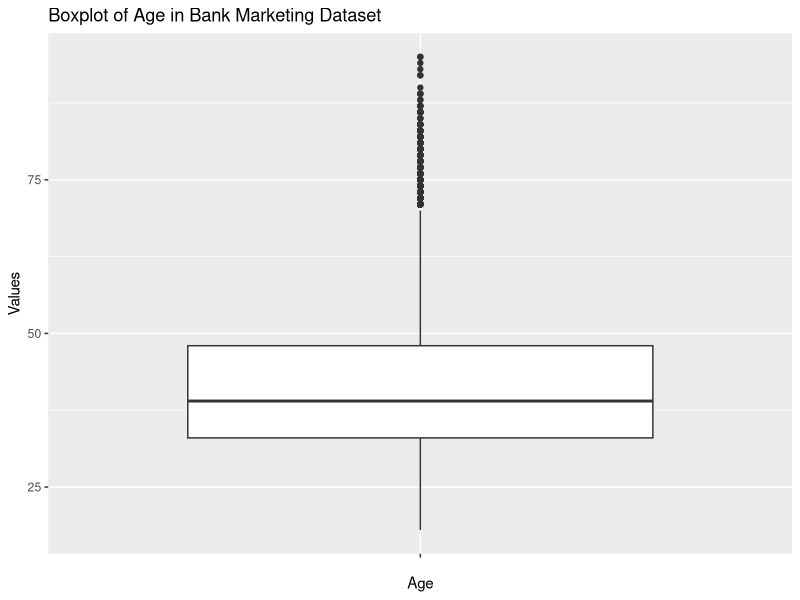
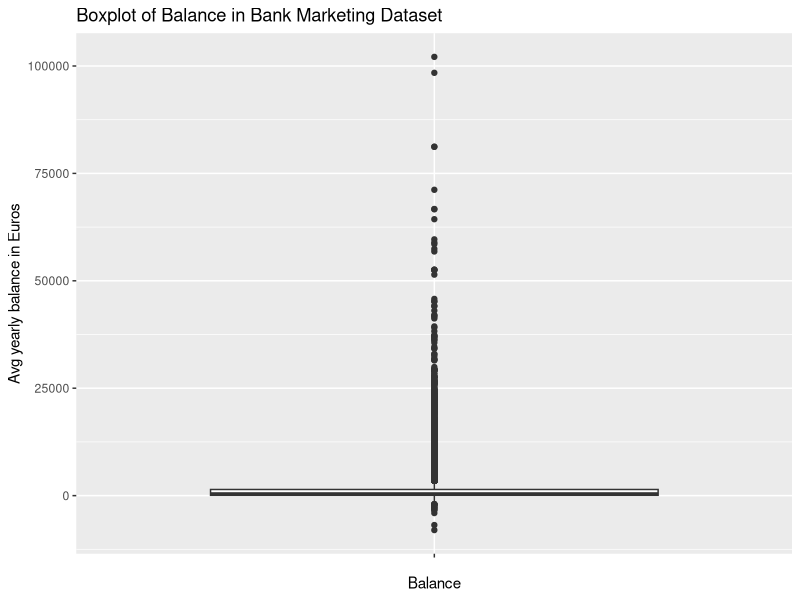
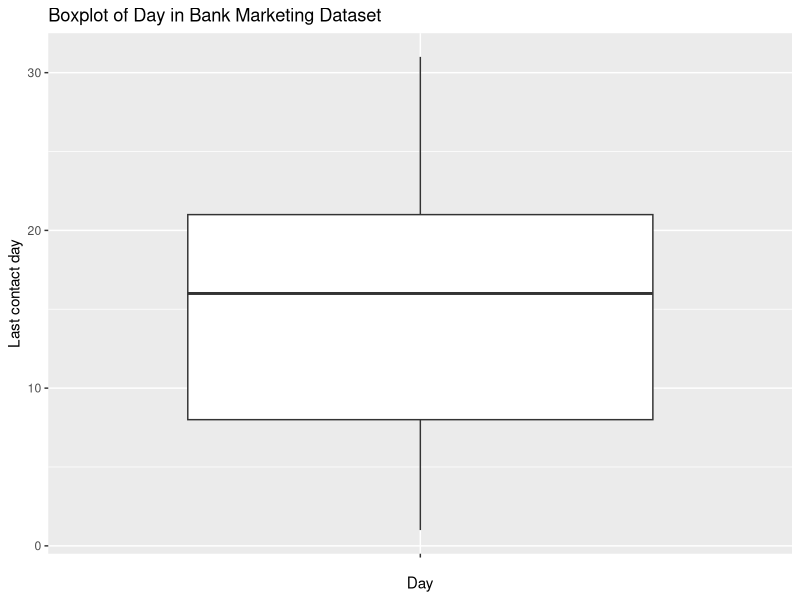
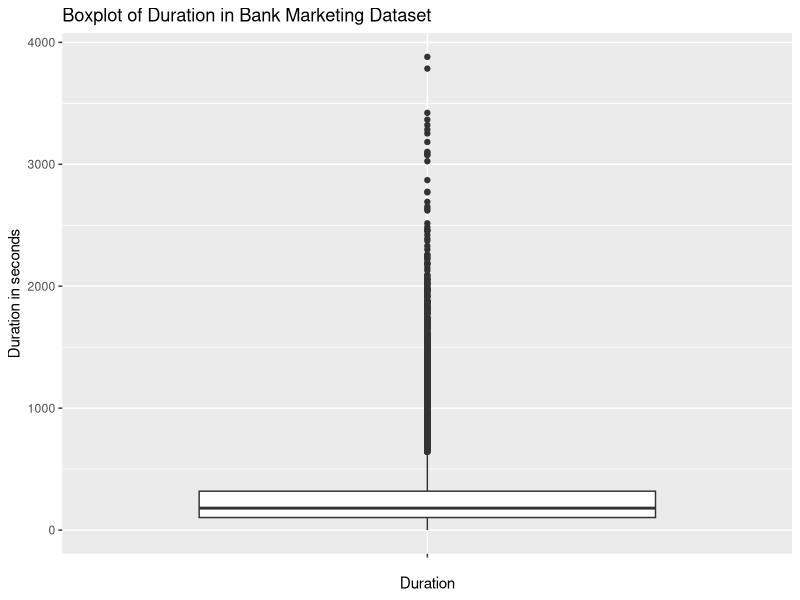
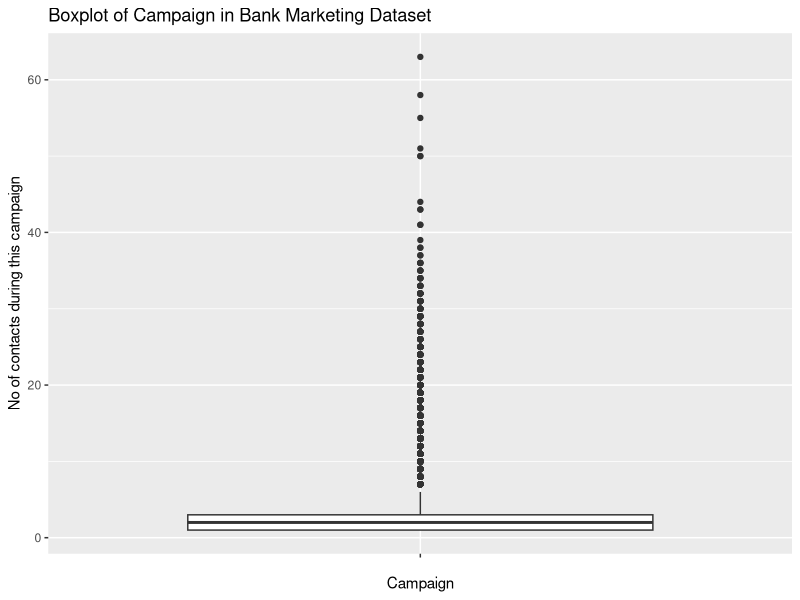
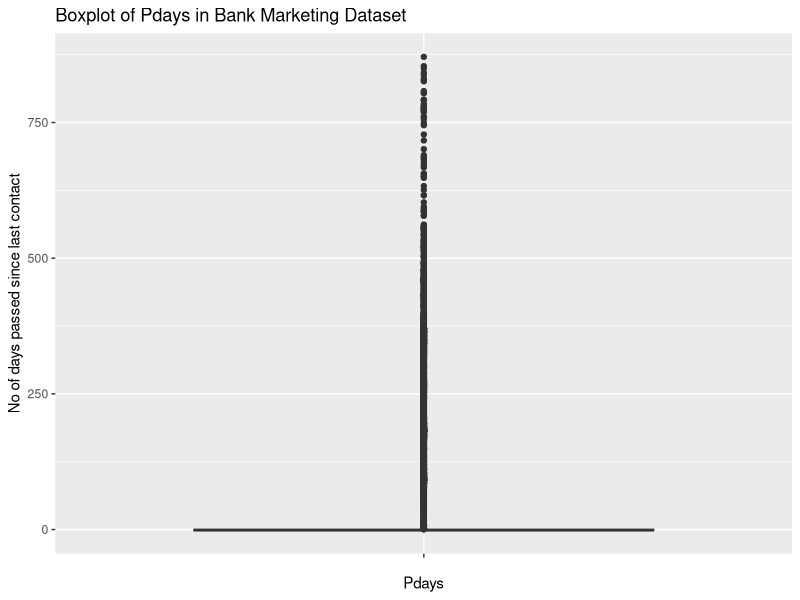
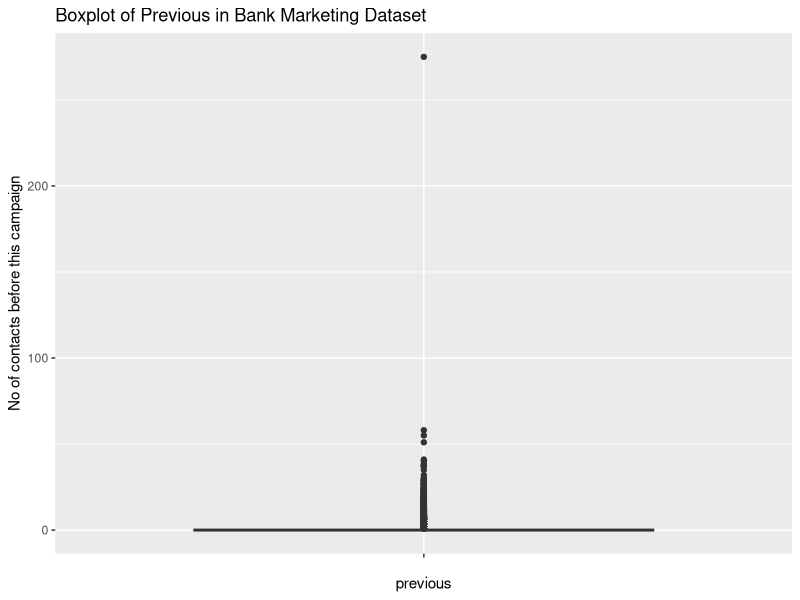
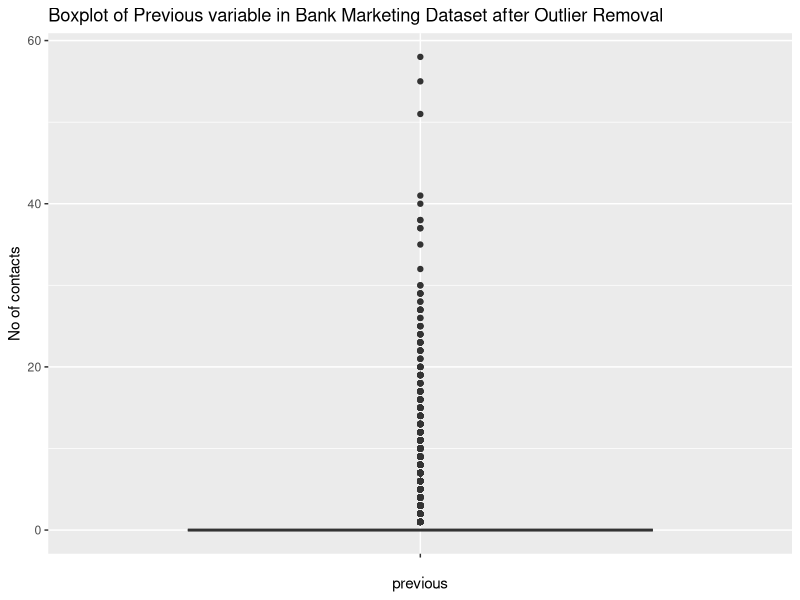

Reproduce these figures in R, in order. (Note: this script raises an error after producing the figures.)
## ---- chunk 1
library (ggplot2)
library(dplyr)
library(tidyverse)
library(scales)
library(polycor)
library(caret)
knitr::opts_chunk$set(echo = TRUE)
## ---- chunk 2
clientdata <- read.csv("bank_marketing.csv",header=T,sep=";")
#Returns no of rows and columns
dim(clientdata)
#Returns the data type of the columns
str(clientdata)
#View(clientdata)
## ---- chunk 3
colSums(is.na(clientdata) | clientdata == "")
#Filtering rows which has non missing values in default and contact columns
clientdata <- clientdata %>% filter(default != "" & contact != "")
#Replace missing values in the "age" column with the median age of all non missing values in the same column
clientdata <- clientdata %>% mutate(across(age, ~replace_na(., median(., na.rm=TRUE))))
## ---- chunk 4
colSums(is.na(clientdata))

summary(clientdata)
## ---- chunk 5
#identifying outliers
ggplot(data = clientdata, aes(x = "", y = age)) + geom_boxplot() + 
  labs(title = "Boxplot of Age in Bank Marketing Dataset", x = "Age", y = "Values")
ggplot(data = clientdata, aes(x = "", y = balance)) + geom_boxplot() + 
  labs(title = "Boxplot of Balance in Bank Marketing Dataset", x = "Balance", y = "Avg yearly balance in Euros")
ggplot(data = clientdata, aes(x = "", y = day)) + geom_boxplot() + 
  labs(title = "Boxplot of Day in Bank Marketing Dataset", x = "Day", y = "Last contact day")
ggplot(data = clientdata, aes(x = "", y = duration)) + geom_boxplot() + 
  labs(title = "Boxplot of Duration in Bank Marketing Dataset", x = "Duration", y = "Duration in seconds")
ggplot(data = clientdata, aes(x = "", y = campaign)) + geom_boxplot() + 
  labs(title = "Boxplot of Campaign in Bank Marketing Dataset", x = "Campaign", y = "No of contacts during this campaign")
ggplot(data = clientdata, aes(x = "", y = pdays)) + geom_boxplot() + 
  labs(title = "Boxplot of Pdays in Bank Marketing Dataset", x = "Pdays", y = "No of days passed since last contact")
ggplot(data = clientdata, aes(x = "", y = previous)) + geom_boxplot() + 
  labs(title = "Boxplot of Previous in Bank Marketing Dataset", x = "previous", y = "No of contacts before this campaign")
## ---- chunk 6
#Treating Outliers
clientdata <- clientdata %>% filter(previous != max(previous))
#Checking the box plot of Previous variable after removing one outlier
ggplot(data = clientdata, aes(x = "", y = previous)) + geom_boxplot() +
  labs(title = "Boxplot of Previous variable in Bank Marketing Dataset after Outlier Removal", x = "previous", y = "No of contacts")
summary(clientdata$previous)
## ---- chunk 7
#Aggregating the data by job type
clientdata %>% group_by(job) %>% summarize(total_deposits = sum(deposit == 'yes')) %>% arrange(desc(total_deposits))
## ---- chunk 8
#Aggregating the data by month
clientdata %>% group_by(month) %>% summarize(total_deposits = sum(deposit == 'yes')) %>% arrange(desc(total_deposits))
clientdata %>% group_by(month) %>% summarize(total_contacts = sum(campaign)) %>% arrange(desc(total_contacts))
## ---- chunk 9
#Aggregating the data by poutcome
clientdata %>% group_by(poutcome) %>% summarize(total_deposits = sum(deposit == 'yes')) %>% arrange(desc(total_deposits))
## ---- chunk 10
#numerical measures of centrality --> mean, median, mode
#measures of centrality of age
mean_age <- round(mean(clientdata$age),2)
median_age <- round(median(clientdata$age),2)
mode_age <- clientdata %>% 
  count(age) %>% 
  filter(n == max(n)) %>% 
  pull(age)

#measures of centrality of balance
mean_balance <- round(mean(clientdata$balance),2)
median_balance <- round(median(clientdata$balance),2)
mode_balance <- clientdata %>% 
  count(balance) %>% 
  filter(n == max(n)) %>% 
  pull(balance)

#measures of centrality of day
mean_day <- round(mean(clientdata$day),2)
median_day <- round(median(clientdata$day),2)
mode_day <- clientdata %>% 
  count(day) %>% 
  filter(n == max(n)) %>% 
  pull(day)

#measures of centrality of duration
mean_duration <- round(mean(clientdata$duration),2)
median_duration <- round(median(clientdata$duration),2)
mode_duration <- clientdata %>% 
  count(duration) %>% 
  filter(n == max(n)) %>% 
  pull(duration)

#check if there are two modes
if (length(mode_duration) > 1) {
  mode_duration <- paste(mode_duration, collapse = ", ")
}

#measures of centrality of campaign
mean_campaign <- round(mean(clientdata$campaign),2)
median_campaign <- round(median(clientdata$campaign),2)
mode_campaign <- clientdata %>% 
  count(campaign) %>% 
  filter(n == max(n)) %>% 
  pull(campaign)

#measures of centrality of pdays
mean_pdays <- round(mean(clientdata$pdays),2)
median_pdays <- round(median(clientdata$pdays),2)
mode_pdays <- clientdata %>% 
  count(pdays) %>% 
  filter(n == max(n)) %>% 
  pull(pdays)

#measures of centrality of previous
mean_previous <- round(mean(clientdata$previous),2)
median_previous <- round(median(clientdata$previous),2)
mode_previous <- clientdata %>% 
  count(previous) %>% 
  filter(n == max(n)) %>% 
  pull(previous)

summary_df <- data.frame(
  row.names = c("Age","Balance","Day","Duration","Campaign","pdays","Previous"),
  Mean = c(mean_age,mean_balance,mean_day,mean_duration,mean_campaign,mean_pdays,mean_previous),
  Median = c(median_age,median_balance,median_day,median_duration,median_campaign,median_pdays,median_previous),
  Mode = c(mode_age,mode_balance,mode_day,mode_duration,mode_campaign,mode_pdays,mode_previous)
)
summary_df
## ---- chunk 11
#categorical measures of centrality --> mode
#mode of job
mode_job <- clientdata %>% 
  count(job) %>% 
  filter(n == max(n)) %>% 
  pull(job)

#mode of marital
mode_marital <- clientdata %>% 
  count(marital) %>% 
  filter(n == max(n)) %>% 
  pull(marital)

#mode of education
mode_education <- clientdata %>% 
  count(education) %>% 
  filter(n == max(n)) %>% 
  pull(education)

#mode of contact
mode_contact <- clientdata %>% 
  count(contact) %>% 
  filter(n == max(n)) %>% 
  pull(contact)

#mode of month
mode_month <- clientdata %>% 
  count(month) %>% 
  filter(n == max(n)) %>% 
  pull(month)

#mode of poutcome
mode_poutcome <- clientdata %>% 
  count(poutcome) %>% 
  filter(n == max(n)) %>% 
  pull(poutcome)

mode_df <- data.frame(
  row.names = c("Jobs","Marital","Education","Contact","Month","poutcome"),
  Mode = c(mode_job,mode_marital,mode_education,mode_contact,mode_month,mode_poutcome)
)
mode_df
## ---- chunk 12
#binary measures of centrality --> frequency tables 
default_table <- table(clientdata$default)
housing_table <- table(clientdata$housing)
loan_table <- table(clientdata$loan)
deposit_table <- table(clientdata$deposit)

freq_df <- rbind(default_table,housing_table,loan_table,deposit_table)
row.names(freq_df) <-  c("Default","Housing","Loan","Deposit")
freq_df
## ---- chunk 13
#measures of distribution of age
var_age <- round(var(clientdata$age),2)
sd_age <- round(sd(clientdata$age),2)
IQR_age <- round(IQR(clientdata$age),2)
q1_age <- summary(clientdata$age)[2]
q3_age <- summary(clientdata$age)[5]
range_age <- summary(clientdata$age)[6] - summary(clientdata$age)[1]

#measures of distribution of balance
var_balance <- round(var(clientdata$balance),2)
sd_balance <- round(sd(clientdata$balance),2)
IQR_balance <- round(IQR(clientdata$balance),2)
q1_balance <- summary(clientdata$balance)[2]
q3_balance <- summary(clientdata$balance)[5]
range_balance <- summary(clientdata$balance)[6] - summary(clientdata$balance)[1]

#measures of distribution of day
var_day <- round(var(clientdata$day),2)
sd_day <- round(sd(clientdata$day),2)
IQR_day <- round(IQR(clientdata$day),2)
q1_day <- summary(clientdata$day)[2]
q3_day <- summary(clientdata$day)[5]
range_day <- summary(clientdata$day)[6] - summary(clientdata$day)[1]

#measures of distribution of duration
var_duration <- round(var(clientdata$duration),2)
sd_duration <- round(sd(clientdata$duration),2)
IQR_duration <- round(IQR(clientdata$duration),2)
q1_duration <- summary(clientdata$duration)[2]
q3_duration <- summary(clientdata$duration)[5]
range_duration <- summary(clientdata$duration)[6] - summary(clientdata$duration)[1]

#measures of distribution of campaign
var_campaign <- round(var(clientdata$campaign),2)
sd_campaign <- round(sd(clientdata$campaign),2)
IQR_campaign <- round(IQR(clientdata$campaign),2)
q1_campaign <- summary(clientdata$campaign)[2]
q3_campaign <- summary(clientdata$campaign)[5]
range_campaign <- summary(clientdata$campaign)[6] - summary(clientdata$campaign)[1]

#measures of distribution of pdays
var_pdays <- round(var(clientdata$pdays),2)
sd_pdays <- round(sd(clientdata$pdays),2)
IQR_pdays <- round(IQR(clientdata$pdays),2)
q1_pdays <- summary(clientdata$pdays)[2]
q3_pdays <- summary(clientdata$pdays)[5]
range_pdays <- summary(clientdata$pdays)[6] - summary(clientdata$pdays)[1]

#measures of distribution of previous
var_previous <- round(var(clientdata$previous),2)
sd_previous <- round(sd(clientdata$previous),2)
IQR_previous <- round(IQR(clientdata$previous),2)
q1_previous <- summary(clientdata$previous)[2]
q3_previous <- summary(clientdata$previous)[5]
range_previous <- summary(clientdata$previous)[6] - summary(clientdata$previous)[1]
variability_df = data.frame(
  row.names = c("Age","Balance","Day","Duration","Campaign","pdays","Previous"),
  Variance = c(var_age,var_balance,var_day,var_duration,var_campaign,var_pdays,var_previous),
  Std_Dev = c(sd_age,sd_balance,sd_day,sd_duration,sd_campaign,sd_pdays,sd_previous),
  IQR = c(IQR_age,IQR_balance,IQR_day,IQR_duration,IQR_campaign,IQR_pdays,IQR_previous),
  First_Quartile = c(q1_age,q1_balance,q1_day,q1_duration,q1_campaign,q1_pdays,q1_previous),
  Third_Quartile = c(q3_age,q3_balance,q3_day,q3_duration,q3_campaign,q3_pdays,q3_previous),
  Range = c(range_age,range_balance,range_day,range_duration,range_campaign,range_pdays,range_previous)
)
variability_df
## ---- chunk 14
categorical_vars <- c("job","marital","education","contact", "month", "poutcome")
for (var in categorical_vars){
  freq_table <- table(clientdata[[var]])
  print(paste("Frequency Table For", var))
  print(freq_table)
}
## ---- chunk 15
#histogram of age
hist(clientdata$age, main = "Histogram of Age", xlab = "Age", ylab = "Frequency")

#histogram of duration
hist(clientdata$duration, main = "Histogram of Duration", xlab = "Duration", ylab = "Frequency")

#histogram of pdays
hist(clientdata$pdays, main = "Histogram of Pdays", xlab = "Pdays", ylab = "Frequency")

#histogram of days
hist(clientdata$day, main="Histogram of Days", breaks = 40, xlab= "Days", ylab="Frequency")
## ---- chunk 16
#correlation matrix
cols <- clientdata[, c("age", "balance", "duration","campaign", "pdays", "previous", "day", "deposit")]

# convert deposit to 1,0
cols$deposit <- ifelse(cols$deposit == "yes", 1, 0)
#correlation matrix

corr_matrix <- cor(cols, use="pairwise.complete.obs")
options(scipen = 999) # disable scientific notation
print(corr_matrix, digits = 6) # specify the number of decimal places
## ---- chunk 17
# Creating age groups
clientdata$age_group <- cut(clientdata$age, breaks = c(15, 29, 39, 49, 59, 69, 79, 95), labels = c("18-29", "30-39", "40-49", "50-59", "60-69", "70-79", "80-95"))

# Converting age to a factor
clientdata$age_group <- factor(clientdata$age_group, levels = c("18-29", "30-39", "40-49", "50-59", "60-69", "70-79", "80-95"))

# Save the modified data back to same file
write.csv(clientdata, "clientdata.csv", row.names = FALSE)

# categorical columns
cat_data <- clientdata[, c("deposit", "age_group", "marital", "job", "education", "default", "housing", "loan", "poutcome")]

# convert deposit to 1,0
cat_data$deposit <- ifelse(cat_data$deposit == "yes", 1, 0)
#view(cat_data)

#convert categorical variables to factors
cat_data$age_group <- factor(cat_data$age_group)
cat_data$marital <- factor(cat_data$marital)
cat_data$job <- factor(cat_data$job)
cat_data$education <- factor(cat_data$education)
cat_data$default <- factor(cat_data$default)
cat_data$housing <- factor(cat_data$housing)
cat_data$loan <- factor(cat_data$loan)
cat_data$poutcome <- factor(cat_data$poutcome)
corr_matrix_cat <- hetcor(as.matrix(cat_data), use = "pairwise.complete.obs")
corr_matrix_cat$correlations

## ---- chunk 18
ggplot(clientdata, aes(x = previous, y = pdays)) +
  geom_point(color = "steelblue") +
  labs(title = "Scatter plot of previous and pdays", x = "Previous", y = "Pdays")
ggplot(clientdata, aes(x = duration, y = pdays)) +
  geom_point(color = "brown") +
  labs(title = "Scatter plot of duration and pdays", x = "Duration", y = "Pdays")
ggplot(clientdata, aes(x = duration, y = previous)) +
  geom_point(color = "pink") +
  labs(title = "Scatter plot of duration and pdays", x = "Previous", y = "Pdays")
## ---- chunk 19
# Group data by age group and deposit, and count number of observations
df <- clientdata %>%
  group_by(age_group, deposit) %>%
  summarize(count = n()) %>%
  ungroup()

# Create bar chart of age groups
ggplot(agecount, aes(x = age_group, y = count)) +
  geom_bar(stat = "identity") +
  labs(title = "Clients by Age Group",
       x = "Age Group",
       y = "Count of Clients") +
  theme(axis.text.x = element_text(angle = 90, hjust = 1, vjust = 0.5))

# group data by age and deposit and calculate the count
age_depo_count <- clientdata %>%
  group_by(age_group, deposit) %>%
  summarize(count = n()) %>%
  ungroup()

# join two datasets by age group and deposit
age_depo_count_norm <- left_join(age_depo_count, agecount, by = "age_group")
#view(age_depo_count_norm)

# calculate the normalized count of deposits
age_depo_count_norm$count_norm <- age_depo_count_norm$count.x / age_depo_count_norm$count.y

# clustered bar chart deposit vs, age
ggplot(age_depo_count_norm, aes(x = age_group, y = count_norm, fill = deposit)) +
  geom_bar(stat = "identity", position = "dodge") +
  labs(title = "Deposits by Age Group",
       x = "Age Group",
       y = "Normalized Count of Deposits",
       fill = "Deposit") +
  theme(axis.text.x = element_text(angle = 90, hjust = 1, vjust = 0.5))
## ---- chunk 20
# Group data by  job and deposit, and count number of observations
jobcount <- clientdata %>%
  group_by(job) %>%
  summarize(count1 = n()) %>%
  ungroup()
#view(jobcount)

# group data by job and deposit and calculate the count
job_depo_count <- clientdata %>%
  group_by(job, deposit) %>%
  summarize(count = n()) %>%
  ungroup()
#view(job_depo_count)

# join two datasets by job and deposit
job_depo_count_norm <- left_join(job_depo_count, jobcount, by = c("job"))
#view(job_depo_count_norm)

# calculate the normalized count of deposits
job_depo_count_norm$count_norm <- job_depo_count_norm$count / job_depo_count_norm$count1

# clustered bar chart deposit vs job type
ggplot(job_depo_count_norm, aes(x = job, y = count_norm, fill = deposit)) +
  geom_bar(stat = "identity", position = "dodge") +
  labs(title = "Deposits by Job",
       x = "Job",
       y = "Normalized Count of Deposits",
       fill = "Deposit") +
  theme(axis.text.x = element_text(angle = 90, hjust = 1, vjust = 0.5))
## ---- chunk 21
# Group data by marital and deposit, and count number of observations
maritalcount <- clientdata %>%
  group_by(marital) %>%
  summarize(count1 = n()) %>%
  ungroup()
#view(maritalcount)

# group data by marital and deposit and calculate the count
marital_depo_count <- clientdata %>%
  group_by(marital, deposit) %>%
  summarize(count = n()) %>%
  ungroup()
#view(marital_depo_count)

# join two datasets by marital and deposit
marital_depo_count_norm <- left_join(marital_depo_count, maritalcount, by = c("marital"))
#view(marital_depo_count_norm)

# calculate the normalized count of deposits
marital_depo_count_norm$count_norm <- marital_depo_count_norm$count / marital_depo_count_norm$count1

# clustered bar chart deposit vs marital status
ggplot(marital_depo_count_norm, aes(x = marital, y = count_norm, fill = deposit)) +
  geom_bar(stat = "identity", position = "dodge") +
  labs(title = "Deposits by Marital Status",
       x = "Marital",
       y = "Normalized Count of Deposits",
       fill = "Deposit") +
  theme(axis.text.x = element_text(angle = 90, hjust = 1, vjust = 0.5))
## ---- chunk 22
# Group data by previous outcome and deposit, and count number of observations
previousoutcomecount <- clientdata %>%
  group_by(poutcome) %>%
  summarize(count1 = n()) %>%
  ungroup()
#view(maritalcount)

# group data by poutcome and deposit and calculate the count
poutcome_depo_count <- clientdata %>%
  group_by(poutcome, deposit) %>%
  summarize(count = n()) %>%
  ungroup()
#view(poutcome_depo_count)

# join two datasets by poutcome and deposit
poutcome_depo_count_norm <- left_join(poutcome_depo_count, previousoutcomecount, by = c("poutcome"))
#view(poutcome_depo_count_norm)

# calculate the normalized count of deposits
poutcome_depo_count_norm$count_norm <- poutcome_depo_count_norm$count / poutcome_depo_count_norm$count1

# clustered bar chart deposit vs previous outcome
ggplot(poutcome_depo_count_norm, aes(x = poutcome, y = count_norm, fill = deposit)) +
  geom_bar(stat = "identity", position = "dodge") +
  labs(title = "Deposits by Previous Outcome",
       x = "Previous Outcome",
       y = "Normalized Count of Deposits",
       fill = "Deposit") +
  theme(axis.text.x = element_text(angle = 90, hjust = 1, vjust = 0.5))
## ---- chunk 23
#creating categorical variables into factors 
clientdata$job <- as.factor(clientdata$job)
clientdata$marital <- as.factor(clientdata$marital)
clientdata$education <- as.factor(clientdata$education)
clientdata$default <- as.factor(clientdata$default)
clientdata$housing <- as.factor(clientdata$housing)
clientdata$loan <- as.factor(clientdata$loan)
clientdata$contact <- as.factor(clientdata$contact)
clientdata$poutcome <- as.factor(clientdata$poutcome)
clientdata$deposit <- factor(clientdata$deposit, levels = c("no", "yes"))

#splitting data
set.seed(123)
trainIndex <- createDataPartition(clientdata$deposit, p = 0.7, list = FALSE)
train <- clientdata[trainIndex, ]
test <- clientdata[-trainIndex, ]

#building the logistic regression model
model <- glm(deposit ~ age + job + marital + education + default + balance + housing + loan + contact + duration + campaign + pdays + previous + poutcome, data = train, family = "binomial")

summary(model)

fitted.results <- predict(model, newdata=subset(test, type = 'response'))
predicted.results <- factor(ifelse(fitted.results > 0.5, "yes", "no"), levels = levels(test$deposit))

predicted.results <- mean(predicted.results != test$deposit)

print(paste('accuracy', 1-predicted.results))   
## ---- chunk 24
final_model <- glm(deposit ~ job + poutcome, data = train, family = binomial())

summary(final_model)

fitted.results1 <- predict(final_model, newdata=subset(test, type = 'response'))
predicted.results1 <- ifelse(fitted.results1 > 0.5, 1, 0)

predicted.results1 <- mean(predicted.results1 != test$deposit)

predicted.results1 <- as.numeric(predicted.results1)
results_df <- data.frame(Predicted = predicted.results1, Actual = as.numeric(test$deposit))

print(paste('accuracy', 1-predicted.results1))
